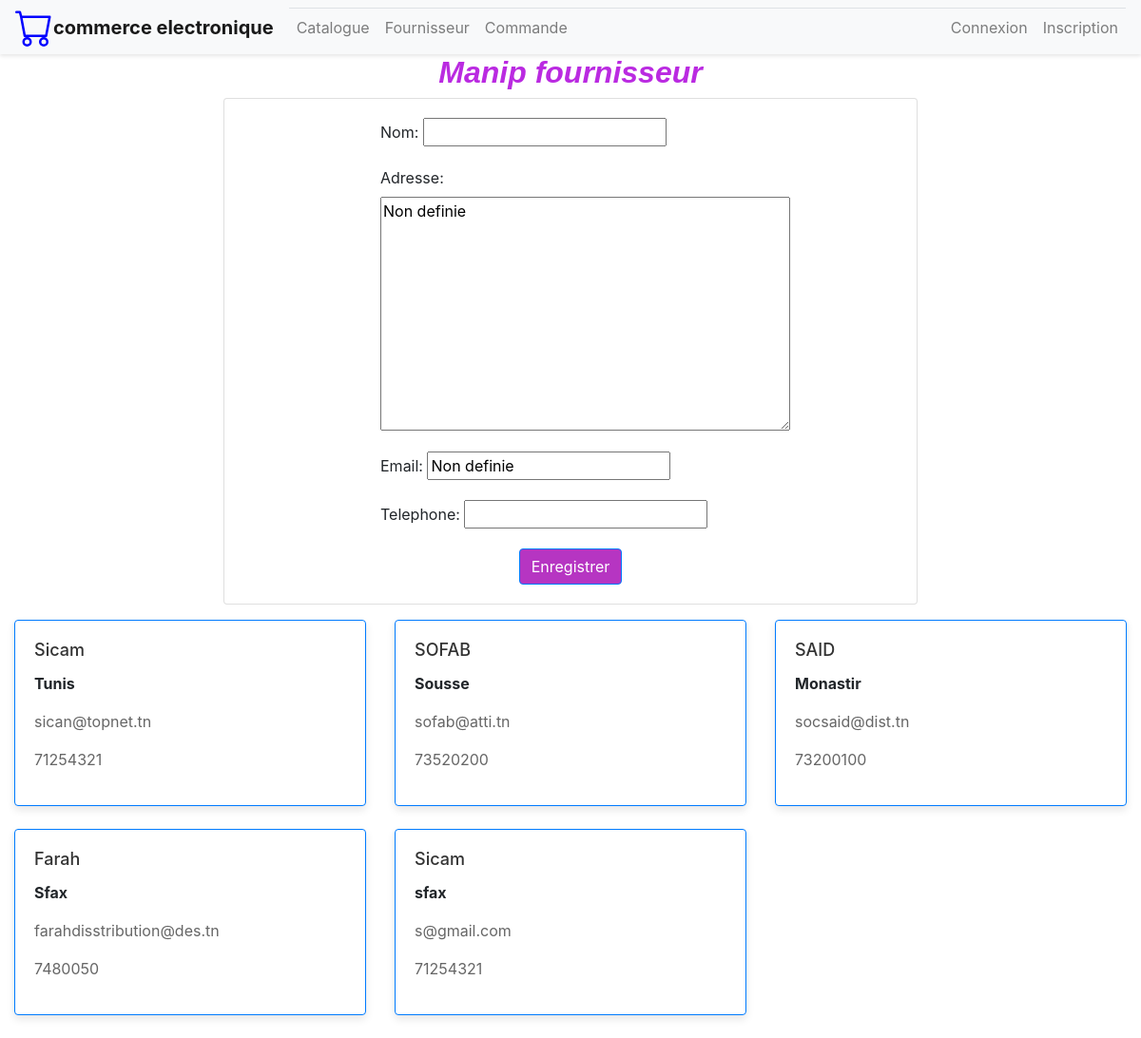
Page /magasin/nouvFournisseur/ on the earlier database version.
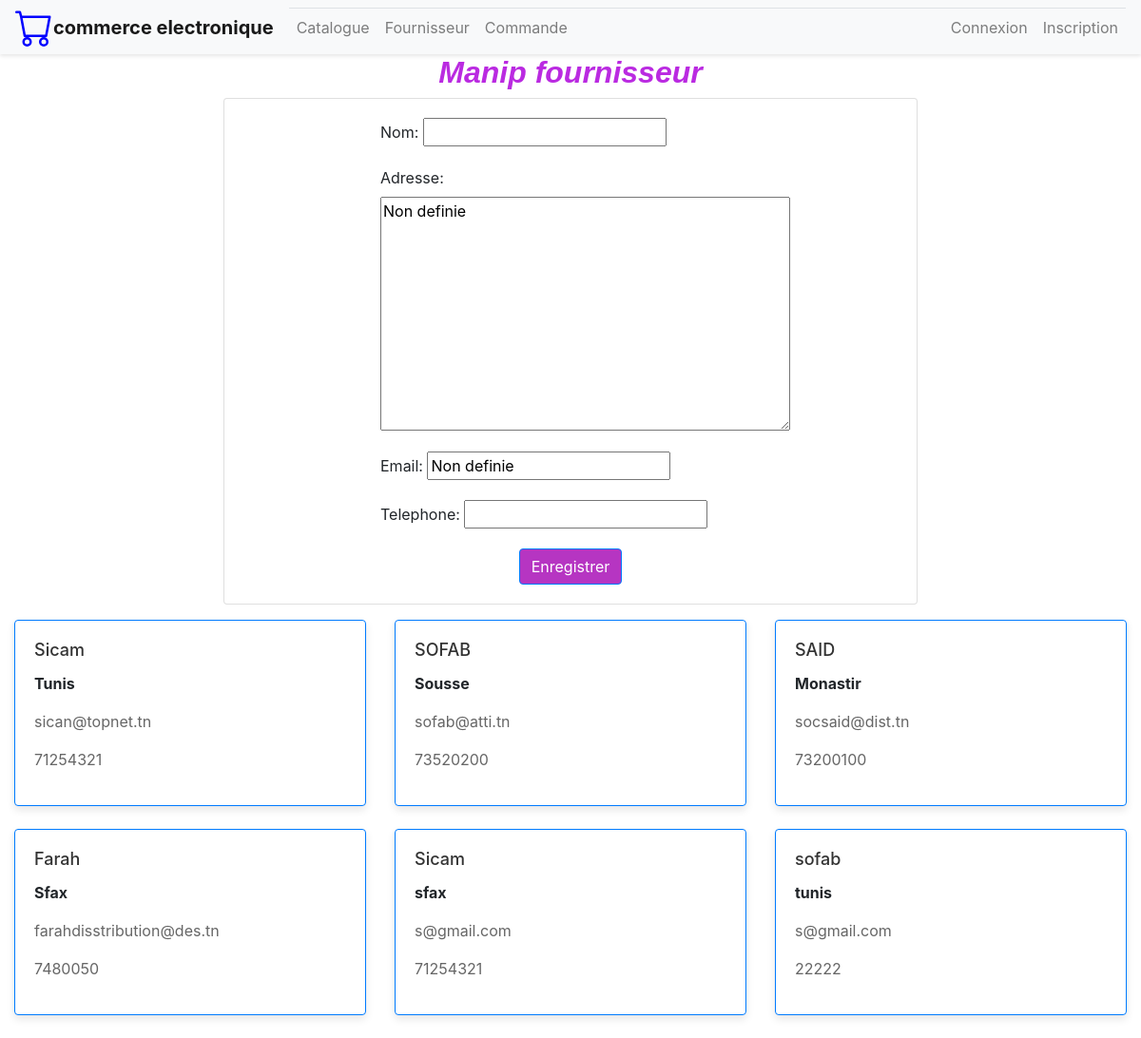
Same page on the later database version.
### magasin/models.py (models this page shows, shortened)
class Fournisseur(models.Model):
    nom=models.CharField(max_length=100)
    adresse=models.TextField(default='Non definie')
    email=models.EmailField(default='Non definie')
    telephone=models.CharField(max_length=8)

### magasin/views.py (the view)
# urls.py: path('nouvFournisseur/', views.formFournisseur, name='fournisseur'),
def formFournisseur(request):
    form = FournisseurForm()
    if request.method == "POST":
        form = FournisseurForm(request.POST, request.FILES)
        if form.is_valid():
            form.save()
    fournisseurs=Fournisseur.objects.all()
    context={'form': form,'fournisseurs': fournisseurs}
    return render(request, 'magasin/fournisseur.html', context)

### magasin/forms.py
class FournisseurForm(ModelForm):
    class Meta:
      model = Fournisseur
      fields = "__all__"

### magasin/templates/magasin/fournisseur.html (shortened to what this page needs)
{% extends 'magasin/base.html' %}
{% block content %}
<div class="col-md-12 text-center">
  <h2 style="font-family: 'Arial', sans-serif; font-weight: bold; color: rgb(186, 42, 225); font-style: italic;">Manip fournisseur</h2>
</div>
<div class="container">
  <div class="row justify-content-center">
    <div class="col-md-8">
      <div class="card">
        <div class="card-body">
          <form method='POST' class="post-form" style="max-width: 400px; margin: 0 auto;">
            {{ form.as_p }}
            <div class="text-center mt-3">
              <button type="submit" class="btn btn-primary" style="background-color: #b635c2;">Enregistrer</button>
            </div>
          </form>
        </div>
      </div>
    </div>
  </div>
</div>
<div class="container-fluid mt-3">
  <div class="row">
    {% for fournisseur in fournisseurs %}
    <div class="col-md-4 mb-4">
      <div id="{{ fournisseur.id }}" class="card border-primary" style="box-shadow: 0 4px 8px rgba(0, 0, 0, 0.1);">
        <div class="card-body">
          <h5 class="card-title" style="color: #333; font-size: 18px;">{{ fournisseur.nom }}</h5>
          <p><b>{{ fournisseur.adresse }}</b></p>
          <p style="color: #666;">{{ fournisseur.email }}</p>
          <p style="color: #666;">{{ fournisseur.telephone }}</p>
        </div>
      </div>
    </div>
    {% endfor %}
  </div>
</div>
{% endblock %}

Differences in the rows shown:
added Fournisseur: nom "sofab", adresse "tunis", email "s@gmail.com", telephone "22222"
